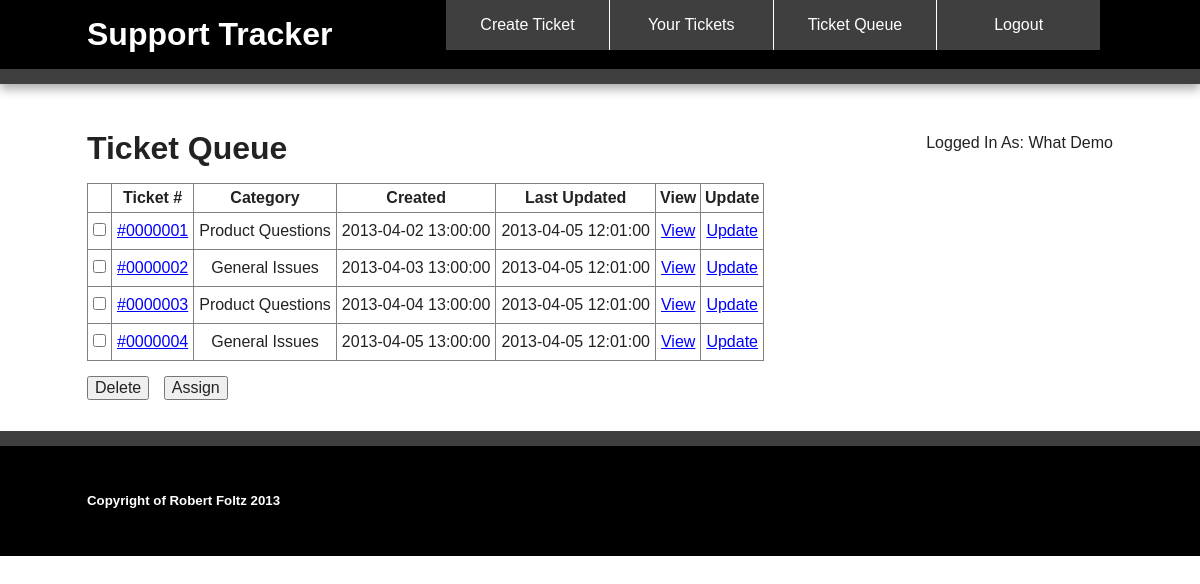
The page /queue.php (signed in) on the database its author committed.
### tables this page shows
CREATE TABLE tickets
(
Num INT NOT NULL AUTO_INCREMENT,
Created DATETIME NOT NULL,
Updated DATETIME NOT NULL,
CEmail VARCHAR(120) NOT NULL,
CName VARCHAR(120) NOT NULL,
CCountry VARCHAR(120) NOT NULL,
Issue LONGTEXT NOT NULL,
Technician INT,
Category INT NOT NULL,
Completed CHAR default 'N',
Log LONGTEXT NOT NULL,
PRIMARY KEY (Num),
FOREIGN KEY (Category) REFERENCES category(CatID),
FOREIGN KEY (Technician) REFERENCES techs(UserID)
);

CREATE TABLE category
(
CatID INT NOT NULL AUTO_INCREMENT,
Catname VARCHAR(60) NOT NULL, 
PRIMARY KEY (CatID)
);

### queue.php (the view, shortened to what this page needs)
<?php require_once('dbConnection.php'); ?>
<?php
	$stmt = $db->query('select *,LPAD(Num,7,"0") as ticket_num from tickets where technician is null and completed <> "Y"');
	$ticket_info = $stmt->fetchAll();
?>
<!DOCTYPE html>
 <html class="no-js">
    <head>
        <link rel="stylesheet" href="css/normalize.min.css">
        <link rel="stylesheet" href="css/main.css">
    </head>
    <body>
        <div class="header-container">
            <header class="wrapper clearfix">
            	<h1 class="title">Support Tracker</h1>
            	<nav>
                    <ul>
                        <li><a href="create-ticket.php">Create Ticket</a></li>
                        <li><a href="your-tickets.php">Your Tickets</a></li>
                        <li><a href="queue.php">Ticket Queue</a></li>
                        <li><a href="authority.php?logout=true">Logout</a></li>
                    </ul>
                </nav>
            </header>
        </div>
        <div class="main-container">
            <div class="main wrapper clearfix">
            	<p class="as">Logged In As: <?php echo($_SESSION['Firstname']." ".$_SESSION['Lastname']); ?></p>
                <h1>Ticket Queue</h1>
                <form method="POST" enctype="multipart/form-data" id="queue-form">
					<table id="ticket-queue" border="1">
						<tr>
							<th></th>
							<th>Ticket #</th>
							<th>Category</th>
							<th>Created</th>
							<th>Last Updated</th>
							<th>View</th>
							<th>Update</th>
						</tr>
						<?php foreach ($ticket_info as $ticket) : ?>
						<tr>
							<td><input id="checked" type="checkbox" name="checked[]" value="<?php echo($ticket['Num']); ?>"></td>
							<td><a href="update-ticket.php?number=<?php echo($ticket['Num']); ?>">#<?php echo($ticket['ticket_num']); ?></a></td>
							<?php
								$stmt = $db->prepare('select Catname from category where CatID = ?');
								$stmt->bindValue(1, $ticket['Category']);
								$stmt->execute();
								$category = $stmt->fetch();
							?>
							<td><?php echo($category['Catname']); ?></td>
							<td><?php echo($ticket['Created']); ?></td>
							<td><?php echo($ticket['Updated']); ?></td>
							<td><a href="view-ticket.php?number=<?php echo($ticket['Num']); ?>">View</a></td>
							<td><a href="update-ticket.php?number=<?php echo($ticket['Num']); ?>">Update</a></td>
						</tr>
						<?php endforeach; ?>
					</table>
					<input class="spaced" type="submit" name="delete" value="Delete">
					<input class="spaced" type="submit" name="assign" value="Assign">
				</form>
            </div>
        </div>
        <div class="footer-container">
            <footer class="wrapper">
                <h5>Copyright of Robert Foltz 2013</h5>
            </footer>
        </div>
    </body>
</html>

### css/main.css (style rules this page uses)
html, button, input, select, textarea { color: #222; }
body { font-size: 1em; line-height: 1.4; }
body { font: 16px/26px Helvetica, Helvetica Neue, Arial; }
.wrapper { width: 90%; margin: 0 5%; }
.header-container { border-bottom: 15px solid #3F3F3F; }
.footer-container, .main aside { border-top: 15px solid #3F3F3F; }
.header-container, .footer-container, .main aside { background:#000000; }
.title { color:white; }
nav ul { margin: 0; padding: 0; }
nav a { display: block; margin-bottom: 10px; padding: 15px 0; text-align: center; text-decoration: none; font-weight: 500; color: white; background: #3F3F3F; -webkit-border-radius: 7px; -moz-border-radius: 7px; border-radius: 7px; }
.main { padding: 30px 0; }
.footer-container footer { color: white; padding: 20px 0; }
.as { float:right; margin-bottom:20px; }
#ticket-queue td { padding:5px; text-align:center; }
#ticket-queue a:link, a:visited { color: blue; }
.spaced { margin:15px 10px 0 0; }
@media only screen and (min-width: 480px) { nav a { float: left; width: 24.4%; margin: 0; padding:12px 0; border-right:1px solid #FFFFFF; -webkit-border-radius: 0; -moz-border-radius: 0; border-radius: 0; } }
@media only screen and (min-width: 480px) { nav li:first-child a { margin-left: 0; } }
@media only screen and (min-width: 480px) { nav li:last-child a { margin-right: 0; border-right:none; } }
@media only screen and (min-width: 480px) { nav ul li { display: inline; } }
@media only screen and (min-width: 768px) { .header-container, .main aside { -webkit-box-shadow: 0 5px 10px #aaa; -moz-box-shadow: 0 5px 10px #aaa; box-shadow: 0 5px 10px #aaa; } }
@media only screen and (min-width: 768px) { .title { float:left; margin-right:10px; } }
@media only screen and (min-width: 768px) { nav { float:right; width:65%; } }
@media only screen and (min-width: 1140px) { .wrapper { width: 1026px; margin: 0 auto; } }
.clearfix:before, .clearfix:after { content: " "; display: table; }
.clearfix:after { clear: both; }
.clearfix { *zoom: 1; }

### rows shown on the page
tickets: ticket_num "0000001", Category.Catname "Product Questions", Created "2013-04-02 13:00:00", Updated "2013-04-05 12:01:00"
tickets: ticket_num "0000002", Category.Catname "General Issues", Created "2013-04-03 13:00:00", Updated "2013-04-05 12:01:00"
tickets: ticket_num "0000003", Category.Catname "Product Questions", Created "2013-04-04 13:00:00", Updated "2013-04-05 12:01:00"
tickets: ticket_num "0000004", Category.Catname "General Issues", Created "2013-04-05 13:00:00", Updated "2013-04-05 12:01:00"

### other values the page prints
$_SESSION['Firstname'] "What"
$_SESSION['Lastname'] "Demo"
